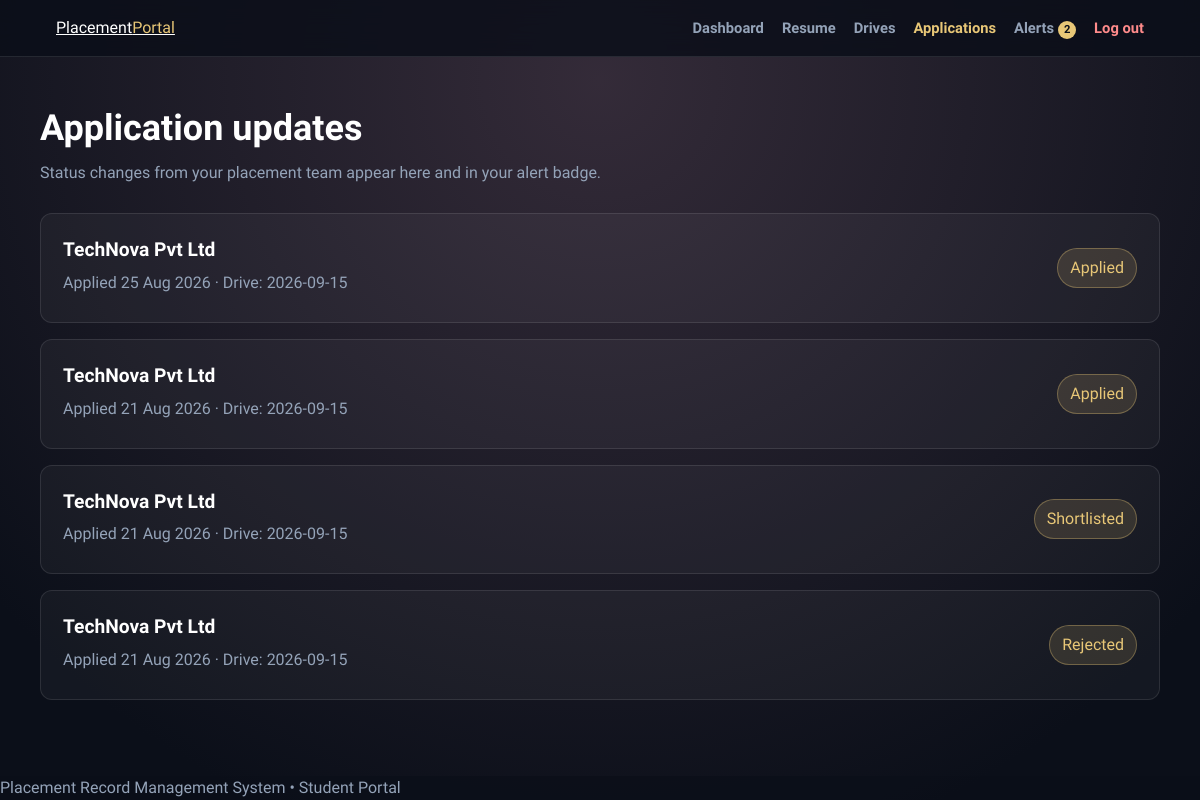
Page /student/applications.php (signed in) on the committed database.
### tables this page shows
CREATE TABLE `application` (
  `application_id` int(11) NOT NULL AUTO_INCREMENT,
  `student_id` int(11) NOT NULL,
  `drive_id` int(11) NOT NULL,
  `applied_date` timestamp NOT NULL DEFAULT current_timestamp(),
  `status` varchar(20) DEFAULT 'pending',
  PRIMARY KEY (`application_id`),
  KEY `student_id` (`student_id`),
  KEY `drive_id` (`drive_id`),
  CONSTRAINT `application_ibfk_1` FOREIGN KEY (`student_id`) REFERENCES `students` (`student_id`) ON DELETE CASCADE,
  CONSTRAINT `application_ibfk_2` FOREIGN KEY (`drive_id`) REFERENCES `drive` (`drive_id`) ON DELETE CASCADE
);

CREATE TABLE `company` (
  `company_id` int(11) NOT NULL AUTO_INCREMENT,
  `name` varchar(100) NOT NULL,
  `package` varchar(50) DEFAULT NULL,
  `description` text DEFAULT NULL,
  PRIMARY KEY (`company_id`)
);

CREATE TABLE `drive` (
  `drive_id` int(11) NOT NULL AUTO_INCREMENT,
  `company_id` int(11) NOT NULL,
  `drive_date` date NOT NULL,
  `eligibility` varchar(255) DEFAULT NULL,
  `status` varchar(20) DEFAULT 'upcoming',
  PRIMARY KEY (`drive_id`),
  KEY `company_id` (`company_id`),
  CONSTRAINT `drive_ibfk_1` FOREIGN KEY (`company_id`) REFERENCES `company` (`company_id`) ON DELETE CASCADE
);

### student/applications.php (the view, shortened to what this page needs)
<?php
session_start(); require_once '../includes/db_connect.php';
require_once 'layout.php'; $studentId = (int)$_SESSION['student_id'];
$stmt = $conn->prepare('SELECT a.*, c.name AS company_name, d.drive_date FROM application a JOIN drive d ON d.drive_id = a.drive_id LEFT JOIN company c ON c.company_id = d.company_id WHERE a.student_id = ? ORDER BY a.applied_date DESC');
$stmt->bind_param('i', $studentId); $stmt->execute(); $applications = $stmt->get_result(); student_page_start($conn, 'My Applications', 'applications'); ?>
<section class="page-heading"><h1>Application updates</h1><p>Status changes from your placement team appear here and in your alert badge.</p></section>
<?php if ($applications->num_rows): while ($app = $applications->fetch_assoc()): ?><article class="card app-card"><div><h2><?= htmlspecialchars($app['company_name'] ?? 'Company Drive') ?></h2><p class="meta">Applied <?= htmlspecialchars(date('d M Y', strtotime($app['applied_date']))) ?><?= !empty($app['drive_date']) ? ' · Drive: ' . htmlspecialchars($app['drive_date']) : '' ?></p></div><span class="status-badge"><?= htmlspecialchars(ucfirst($app['status'])) ?></span></article><?php endwhile; else: ?><article class="card portal-card"><h2>No applications yet</h2><p>Browse company drives to find a suitable opportunity.</p><a class="btn" href="drives.php">Browse drives</a></article><?php endif; student_page_end(); ?>

### css/dark-saas-theme.css (style rules this page uses)
:root { --saas-bg: #0b0f19; --saas-surface: rgba(255, 255, 255, 0.04); --saas-surface-strong: rgba(255, 255, 255, 0.07); --saas-border: rgba(255, 255, 255, 0.1); --saas-text: #ffffff; --saas-muted: #94a3b8; --saas-gold: #E8C777; --saas-gold-hover: #f1d58d; --saas-danger: #ff8b8b; --saas-success: #7ee2a8; }
* { box-sizing: border-box; }
body { min-height: 100vh; margin: 0; background: radial-gradient(circle at 50% 10%, rgba(30, 20, 35, 0.9) 0%, #0b0f19 85%); color: var(--saas-text); font-family: 'Heebo', Arial, sans-serif; line-height: 1.5; }
h1, h2, h3, h4 { color: var(--saas-text); }
p, .subtitle, .who, .form-footer-link, .back-link { color: var(--saas-muted); }
.card, .form-card, .container, .drive-card, .app-card, .result-box, .dash-body .card { background: var(--saas-surface); border: 1px solid var(--saas-border); box-shadow: none; color: var(--saas-text); }
.card, .form-card, .container, .drive-card, .app-card, .dash-body .card { border-radius: 12px; }
.card p, .drive-info p, .app-info p, .container > p, p[style] { color: var(--saas-muted) !important; }
.status, .status-badge, .badge { color: var(--saas-gold) !important; }
.status-badge, .badge { background: rgba(232, 199, 119, 0.14); border: 1px solid rgba(232, 199, 119, 0.34); }
a, button, input, textarea, select, .card, .form-card, .container, .drive-card, .app-card { transition: background-color 0.3s ease, border-color 0.3s ease, color 0.3s ease, box-shadow 0.3s ease, transform 0.3s ease; }

### css/student-portal.css (style rules this page uses)
body { min-height:100vh; display:flex; flex-direction:column; }
.page-heading { margin-bottom:28px; }
.page-heading h1 { margin:0 0 6px; font-size:clamp(1.7rem,4vw,2.25rem); }
.page-heading p { margin:0; color:var(--saas-muted); }
.drive-card,.app-card { padding:22px; margin-bottom:16px; display:flex; justify-content:space-between; align-items:center; gap:20px; }
.drive-card h2,.app-card h2 { margin:0 0 6px; font-size:1.2rem; }
.meta { color:var(--saas-muted); margin:5px 0; }
.status-badge { white-space:nowrap; padding:7px 12px; border-radius:999px; }

### rows in the picture
application: company.name "TechNova Pvt Ltd", applied_date "25 Aug 2026", drive.drive_date "2026-09-15", status "Applied"
application: company.name "TechNova Pvt Ltd", applied_date "21 Aug 2026", drive.drive_date "2026-09-15", status "Applied"
application: company.name "TechNova Pvt Ltd", applied_date "21 Aug 2026", drive.drive_date "2026-09-15", status "Shortlisted"
application: company.name "TechNova Pvt Ltd", applied_date "21 Aug 2026", drive.drive_date "2026-09-15", status "Rejected"

### other values in the picture
$count "2"
